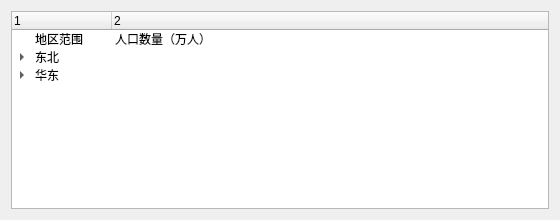
<?xml version="1.0" encoding="UTF-8"?>
<ui version="4.0">
 <class>Widget</class>
 <widget class="QWidget" name="Widget">
  <property name="geometry">
   <rect>
    <x>0</x>
    <y>0</y>
    <width>560</width>
    <height>220</height>
   </rect>
  </property>
  <property name="windowTitle">
   <string>QTreeWidget、QTreeWidgetItem</string>
  </property>
  <layout class="QHBoxLayout" name="horizontalLayout">
   <item>
    <widget class="QTreeWidget" name="treeWidget">
     <column>
      <property name="text">
       <string>1</string>
      </property>
     </column>
     <column>
      <property name="text">
       <string>2</string>
      </property>
     </column>
     <item>
      <property name="text">
       <string>地区范围</string>
      </property>
      <property name="text">
       <string>人口数量（万人）</string>
      </property>
     </item>
     <item>
      <property name="text">
       <string>东北</string>
      </property>
      <property name="text">
       <string/>
      </property>
      <item>
       <property name="text">
        <string>黑龙江</string>
       </property>
       <property name="text">
        <string>3099</string>
       </property>
      </item>
      <item>
       <property name="text">
        <string>吉林</string>
       </property>
       <property name="text">
        <string>2399</string>
       </property>
      </item>
      <item>
       <property name="text">
        <string>辽宁</string>
       </property>
       <item>
        <property name="text">
         <string>沈阳</string>
        </property>
        <property name="text">
         <string>915</string>
        </property>
       </item>
       <item>
        <property name="text">
         <string>大连</string>
        </property>
        <property name="text">
         <string>753</string>
        </property>
       </item>
      </item>
     </item>
     <item>
      <property name="text">
       <string>华东</string>
      </property>
      <property name="text">
       <string/>
      </property>
      <item>
       <property name="text">
        <string>江苏</string>
       </property>
       <property name="text">
        <string>8526</string>
       </property>
      </item>
      <item>
       <property name="text">
        <string>上海</string>
       </property>
       <property name="text">
        <string>2475</string>
       </property>
      </item>
     </item>
    </widget>
   </item>
  </layout>
 </widget>
 <resources/>
 <connections/>
</ui>
